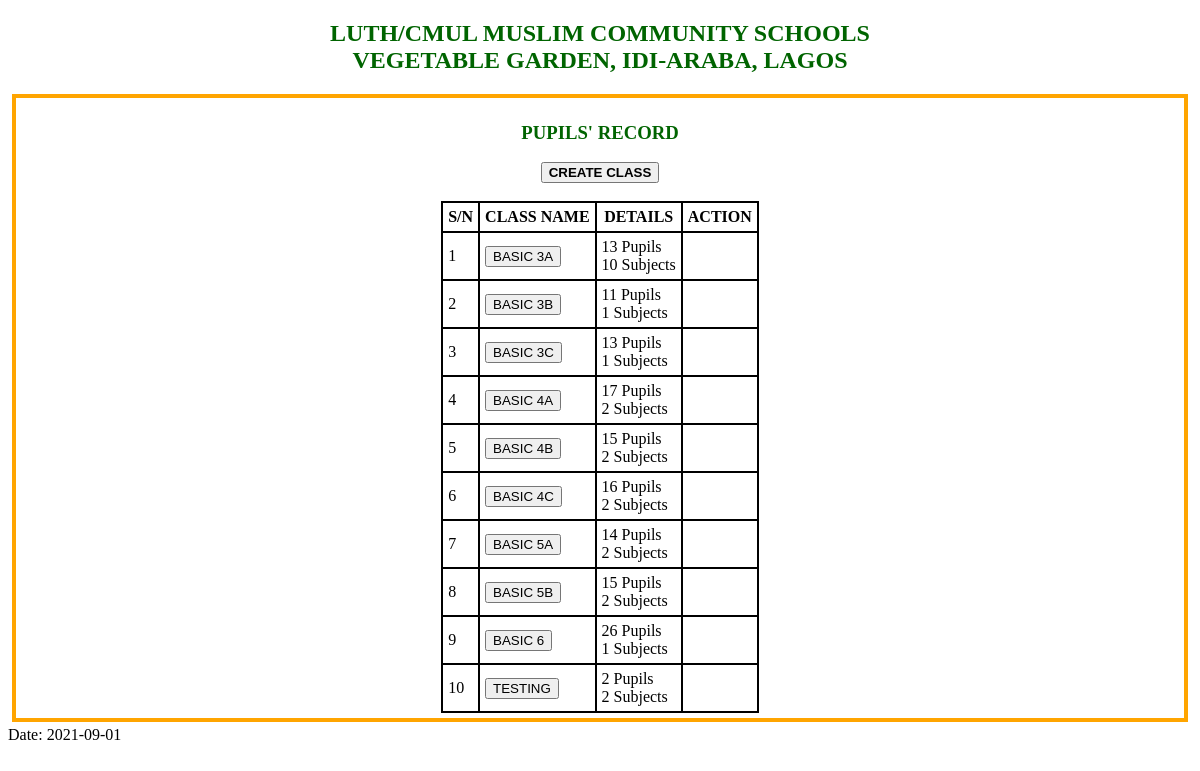
The page / on the database its author committed.
### main.py (models this page shows, shortened)
class Classroom(db.Model):
	id = db.Column(db.Integer, primary_key=True)
	name = db.Column(db.String(50), nullable = False)
	date_created = db.Column(db.DateTime, default = datetime.utcnow )

### main.py (the view)
@app.route('/')
def home():
	today = helper.curr_date()
	class_list =Classroom.query.order_by(Classroom.name).all()
	class_list2 = [a.name for a in class_list]
	pupil_list = Pupil.query.order_by(Pupil.classroom).all()
	pupil_list2 = [a.classroom for a in pupil_list]
	subject_list = Subject.query.order_by(Subject.classroom).all()
	subject_list2 = [a.classroom for a in subject_list]
	classes2 = helper.pupil_listf(classa = class_list2,pupils= pupil_list2,subject =subject_list2)
	return render_template('index.html', classes = class_list, classes2 = classes2, today = today )

### helper.py (called while the page is built)
def pupil_listf(classa,pupils,subject):
	class_l = {}
	for cl in classa:
		class_l.setdefault(cl, [0,0])
		for pup in pupils:
			if cl == pup:
				class_l[cl][0] = class_l[cl][0] + 1
	for cl in classa:
		class_l.setdefault(cl, [0,0])
		for sub in subject:
			if cl == sub:
				class_l[cl][1] = class_l[cl][1] + 1
	return class_l

def curr_date():
	today = str(date.today())
	return today

### templates/index.html (shortened to what this page needs)
{% extends 'base.html'%}
{% block content  %}
<header><h3>PUPILS' RECORD</h3>
<a href="{{url_for('create_class')}}" ><button> <strong>CREATE CLASS</strong> </button></a></header>
{% if classes2|length > 0 %}
<table summary="" >
<tr>
<th>
S/N
</th>
<th>CLASS NAME</th>
<th>DETAILS</th>
<th>ACTION</th>
</tr>
	{%  for cl,cli in classes2.items() %}
	<tr>
	<td>{{loop.index}}</td>
	<td><a href="classroom/{{cl}}"><button>{{cl|upper}}</button></a></td>
	<td>{{cli[0]}} Pupils </br>{{cli[1]}} Subjects </td>
	<td></td>
	</tr>
	{% endfor %}
	</table>
{% endif %}
{%  endblock %}

### static/css/main.css (style rules this page uses)
html { font-family: Helvetica Times; }
table, th, td { border: 2px solid black; border-collapse: collapse; padding: 5px; }
header { color: darkgreen; text-align: center; }
table { margin-left: auto; margin-right: auto; }

### rows shown on the page
Classroom: name "BASIC 3A", cli "13", cli "10"
Classroom: name "BASIC 3B", cli "11", cli "1"
Classroom: name "BASIC 3C", cli "13", cli "1"
Classroom: name "BASIC 4A", cli "17", cli "2"
Classroom: name "BASIC 4B", cli "15", cli "2"
Classroom: name "BASIC 4C", cli "16", cli "2"
Classroom: name "BASIC 5A", cli "14", cli "2"
Classroom: name "BASIC 5B", cli "15", cli "2"
Classroom: name "BASIC 6", cli "26", cli "1"
Classroom: name "TESTING", cli "2"

### other values the page prints
{{ today }} "2021-09-01"
